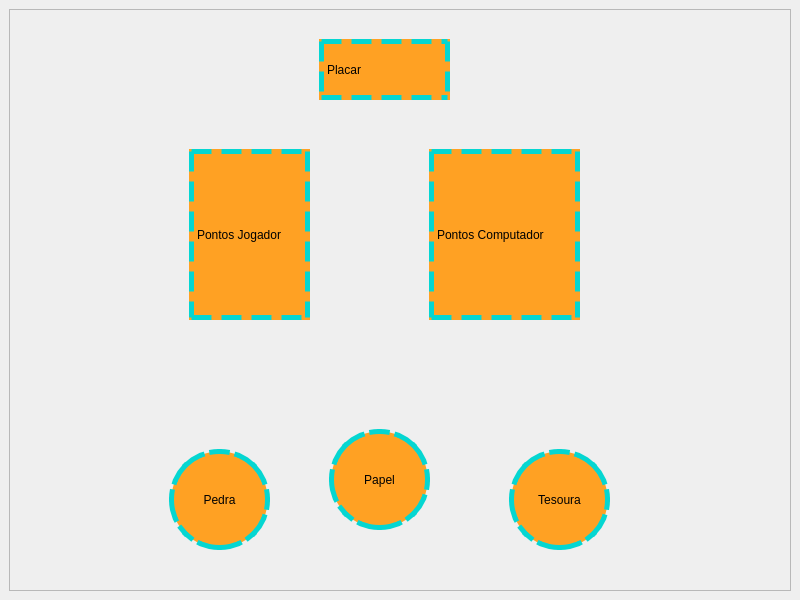
<?xml version="1.0" encoding="UTF-8"?>
<ui version="4.0">
 <class>MainWindow</class>
 <widget class="QMainWindow" name="MainWindow">
  <property name="geometry">
   <rect>
    <x>0</x>
    <y>0</y>
    <width>800</width>
    <height>600</height>
   </rect>
  </property>
  <property name="windowTitle">
   <string>MainWindow</string>
  </property>
  <property name="styleSheet">
   <string notr="true"/>
  </property>
  <widget class="QWidget" name="centralwidget">
   <layout class="QGridLayout" name="gridLayout">
    <item row="0" column="0">
     <widget class="QFrame" name="frame">
      <property name="styleSheet">
       <string notr="true">QLabel {
	background-color: #FFA123;
	border: 5px dashed #05d6d1;
}

QPushButton{
	background-color: #FFA123;
	border: 5px dashed #05d6d1;
	border-radius: 50%;
}</string>
      </property>
      <property name="frameShape">
       <enum>QFrame::StyledPanel</enum>
      </property>
      <property name="frameShadow">
       <enum>QFrame::Raised</enum>
      </property>
      <widget class="QPushButton" name="pushButton_4">
       <property name="geometry">
        <rect>
         <x>320</x>
         <y>420</y>
         <width>101</width>
         <height>101</height>
        </rect>
       </property>
       <property name="text">
        <string>Papel</string>
       </property>
      </widget>
      <widget class="QPushButton" name="pushButton_5">
       <property name="geometry">
        <rect>
         <x>500</x>
         <y>440</y>
         <width>101</width>
         <height>101</height>
        </rect>
       </property>
       <property name="text">
        <string>Tesoura</string>
       </property>
      </widget>
      <widget class="QPushButton" name="pushButton">
       <property name="geometry">
        <rect>
         <x>160</x>
         <y>440</y>
         <width>101</width>
         <height>101</height>
        </rect>
       </property>
       <property name="text">
        <string>Pedra</string>
       </property>
      </widget>
      <widget class="QLabel" name="label">
       <property name="geometry">
        <rect>
         <x>310</x>
         <y>30</y>
         <width>131</width>
         <height>61</height>
        </rect>
       </property>
       <property name="text">
        <string>Placar</string>
       </property>
      </widget>
      <widget class="QLabel" name="label_2">
       <property name="geometry">
        <rect>
         <x>180</x>
         <y>140</y>
         <width>121</width>
         <height>171</height>
        </rect>
       </property>
       <property name="text">
        <string>Pontos Jogador</string>
       </property>
      </widget>
      <widget class="QLabel" name="label_3">
       <property name="geometry">
        <rect>
         <x>420</x>
         <y>140</y>
         <width>151</width>
         <height>171</height>
        </rect>
       </property>
       <property name="text">
        <string>Pontos Computador</string>
       </property>
      </widget>
     </widget>
    </item>
   </layout>
  </widget>
 </widget>
 <resources/>
 <connections/>
</ui>
